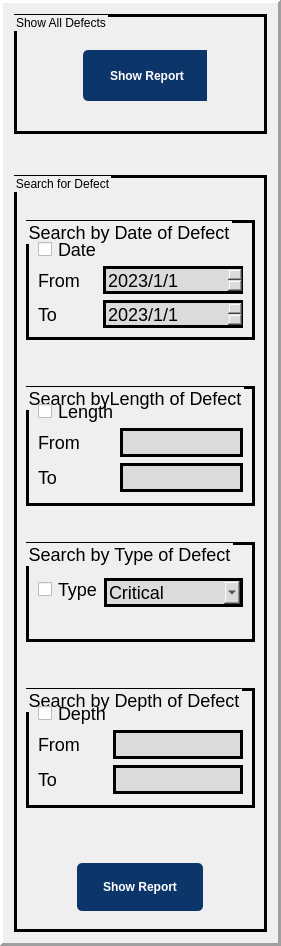
               <widget class="QFrame" name="frame_33">
                <property name="maximumSize">
                 <size>
                  <width>281</width>
                  <height>16777215</height>
                 </size>
                </property>
                <property name="frameShape">
                 <enum>QFrame::Panel</enum>
                </property>
                <property name="frameShadow">
                 <enum>QFrame::Raised</enum>
                </property>
                <property name="lineWidth">
                 <number>3</number>
                </property>
                <layout class="QVBoxLayout" name="verticalLayout_28">
                 <item>
                  <widget class="QGroupBox" name="groupBox_4">
                   <property name="minimumSize">
                    <size>
                     <width>0</width>
                     <height>120</height>
                    </size>
                   </property>
                   <property name="maximumSize">
                    <size>
                     <width>16777215</width>
                     <height>16777215</height>
                    </size>
                   </property>
                   <property name="layoutDirection">
                    <enum>Qt::LeftToRight</enum>
                   </property>
                   <property name="styleSheet">
                    <string notr="true">font: 18pt &quot;Mongolian Baiti&quot;;
border: 3px solid back</string>
                   </property>
                   <property name="title">
                    <string>Show All Defects</string>
                   </property>
                   <property name="flat">
                    <bool>true</bool>
                   </property>
                   <property name="checkable">
                    <bool>false</bool>
                   </property>
                   <property name="checked">
                    <bool>false</bool>
                   </property>
                   <layout class="QHBoxLayout" name="horizontalLayout_39">
                    <item>
                     <widget class="QFrame" name="frame_34">
                      <property name="minimumSize">
                       <size>
                        <width>133</width>
                        <height>69</height>
                       </size>
                      </property>
                      <property name="maximumSize">
                       <size>
                        <width>10</width>
                        <height>66</height>
                       </size>
                      </property>
                      <property name="styleSheet">
                       <string notr="true">border:no;
font: 12pt &quot;Mongolian Baiti&quot;;</string>
                      </property>
                      <property name="frameShape">
                       <enum>QFrame::Panel</enum>
                      </property>
                      <property name="frameShadow">
                       <enum>QFrame::Raised</enum>
                      </property>
                      <property name="lineWidth">
                       <number>3</number>
                      </property>
                      <layout class="QVBoxLayout" name="verticalLayout_29">
                       <item>
                        <widget class="QFrame" name="frame_36">
                         <property name="minimumSize">
                          <size>
                           <width>128</width>
                           <height>30</height>
                          </size>
                         </property>
                         <property name="maximumSize">
                          <size>
                           <width>126</width>
                           <height>124</height>
                          </size>
                         </property>
                         <property name="styleSheet">
                          <string notr="true">QFrame{
	background: #0C356A;
border-radius:5px;
}
</string>
                         </property>
                         <property name="frameShape">
                          <enum>QFrame::Box</enum>
                         </property>
                         <property name="frameShadow">
                          <enum>QFrame::Raised</enum>
                         </property>
                         <property name="lineWidth">
                          <number>3</number>
                         </property>
                         <layout class="QHBoxLayout" name="horizontalLayout_20">
                          <item>
                           <widget class="QPushButton" name="Report">
                            <property name="maximumSize">
                             <size>
                              <width>600</width>
                              <height>600</height>
                             </size>
                            </property>
                            <property name="cursor">
                             <cursorShape>PointingHandCursor</cursorShape>
                            </property>
                            <property name="toolTip">
                             <string>Show Report</string>
                            </property>
                            <property name="styleSheet">
                             <string notr="true">QPushButton{
	color: white;
    background-color:#0C356A;
	padding: 5px;
	font-size:12px;
	font-weight: bold;
	border-radius:7px;
background-color:transparent;
}

QPushButton:hover{
	background: #a3a3a3;
}

QPushButton:disabled {
    color: #8D8D8D;
}

QPushButton:pressed {
	background: rgb(0, 0, 0);
}</string>
                            </property>
                            <property name="text">
                             <string>Show Report</string>
                            </property>
                            <property name="icon">
                             <iconset>
                              <normaloff>../icons/details.png</normaloff>../icons/details.png</iconset>
                            </property>
                            <property name="iconSize">
                             <size>
                              <width>25</width>
                              <height>25</height>
                             </size>
                            </property>
                           </widget>
                          </item>
                         </layout>
                        </widget>
                       </item>
                      </layout>
                     </widget>
                    </item>
                   </layout>
                  </widget>
                 </item>
                 <item>
                  <spacer name="verticalSpacer_8">
                   <property name="orientation">
                    <enum>Qt::Vertical</enum>
                   </property>
                   <property name="sizeType">
                    <enum>QSizePolicy::Fixed</enum>
                   </property>
                   <property name="sizeHint" stdset="0">
                    <size>
                     <width>10</width>
                     <height>35</height>
                    </size>
                   </property>
                  </spacer>
                 </item>
                 <item>
                  <widget class="QGroupBox" name="groupBox_5">
                   <property name="minimumSize">
                    <size>
                     <width>0</width>
                     <height>0</height>
                    </size>
                   </property>
                   <property name="styleSheet">
                    <string notr="true">font: 18pt &quot;Mongolian Baiti&quot;;
border: 3px solid back</string>
                   </property>
                   <property name="title">
                    <string>Search for Defect</string>
                   </property>
                   <property name="flat">
                    <bool>true</bool>
                   </property>
                   <layout class="QVBoxLayout" name="verticalLayout_13">
                    <item>
                     <spacer name="verticalSpacer_5">
                      <property name="orientation">
                       <enum>Qt::Vertical</enum>
                      </property>
                      <property name="sizeType">
                       <enum>QSizePolicy::Fixed</enum>
                      </property>
                      <property name="sizeHint" stdset="0">
                       <size>
                        <width>20</width>
                        <height>23</height>
                       </size>
                      </property>
                     </spacer>
                    </item>
                    <item>
                     <widget class="QGroupBox" name="groupBox_10">
                      <property name="minimumSize">
                       <size>
                        <width>0</width>
                        <height>120</height>
                       </size>
                      </property>
                      <property name="maximumSize">
                       <size>
                        <width>16777215</width>
                        <height>100</height>
                       </size>
                      </property>
                      <property name="styleSheet">
                       <string notr="true">font-size:18px;
font: 12pt &quot;Mongolian Baiti&quot;;</string>
                      </property>
                      <property name="title">
                       <string>Search by Date of Defect</string>
                      </property>
                      <layout class="QHBoxLayout" name="horizontalLayout_61">
                       <item>
                        <layout class="QFormLayout" name="formLayout_4">
                         <item row="1" column="0">
                          <widget class="QCheckBox" name="checkBox_Date">
                           <property name="styleSheet">
                            <string notr="true">border:no</string>
                           </property>
                           <property name="text">
                            <string>Date</string>
                           </property>
                          </widget>
                         </item>
                         <item row="2" column="0">
                          <widget class="QLabel" name="label_43">
                           <property name="whatsThis">
                            <string>border:no</string>
                           </property>
                           <property name="styleSheet">
                            <string notr="true">border:no</string>
                           </property>
                           <property name="text">
                            <string>From</string>
                           </property>
                          </widget>
                         </item>
                         <item row="3" column="0">
                          <widget class="QLabel" name="label_45">
                           <property name="styleSheet">
                            <string notr="true">border:no</string>
                           </property>
                           <property name="text">
                            <string>To</string>
                           </property>
                          </widget>
                         </item>
                         <item row="0" column="0">
                          <spacer name="verticalSpacer_19">
                           <property name="orientation">
                            <enum>Qt::Vertical</enum>
                           </property>
                           <property name="sizeHint" stdset="0">
                            <size>
                             <width>20</width>
                             <height>20</height>
                            </size>
                           </property>
                          </spacer>
                         </item>
                         <item row="2" column="1">
                          <widget class="QDateEdit" name="lineEdit_Min_Date">
                           <property name="styleSheet">
                            <string notr="true">background-color :rgb(219, 219, 219);</string>
                           </property>
                           <property name="displayFormat">
                            <string>yyyy/M/d</string>
                           </property>
                           <property name="date">
                            <date>
                             <year>2023</year>
                             <month>1</month>
                             <day>1</day>
                            </date>
                           </property>
                          </widget>
                         </item>
                         <item row="3" column="1">
                          <widget class="QDateEdit" name="lineEdit_Max_Date">
                           <property name="styleSheet">
                            <string notr="true">background-color :rgb(219, 219, 219);</string>
                           </property>
                           <property name="maximumDate">
                            <date>
                             <year>9999</year>
                             <month>11</month>
                             <day>30</day>
                            </date>
                           </property>
                           <property name="maximumTime">
                            <time>
                             <hour>23</hour>
                             <minute>59</minute>
                             <second>59</second>
                            </time>
                           </property>
                           <property name="displayFormat">
                            <string>yyyy/M/d</string>
                           </property>
                           <property name="date">
                            <date>
                             <year>2023</year>
                             <month>1</month>
                             <day>1</day>
                            </date>
                           </property>
                          </widget>
                         </item>
                        </layout>
                       </item>
                      </layout>
                     </widget>
                    </item>
                    <item>
                     <spacer name="verticalSpacer_18">
                      <property name="orientation">
                       <enum>Qt::Vertical</enum>
                      </property>
                      <property name="sizeHint" stdset="0">
                       <size>
                        <width>20</width>
                        <height>40</height>
                       </size>
                      </property>
                     </spacer>
                    </item>
                    <item>
                     <widget class="QGroupBox" name="groupBox">
                      <property name="minimumSize">
                       <size>
                        <width>0</width>
                        <height>120</height>
                       </size>
                      </property>
                      <property name="maximumSize">
                       <size>
                        <width>400</width>
                        <height>100</height>
                       </size>
                      </property>
                      <property name="autoFillBackground">
                       <bool>false</bool>
                      </property>
                      <property name="styleSheet">
                       <string notr="true">font-size:18px;
font: 12pt &quot;Mongolian Baiti&quot;;</string>
                      </property>
                      <property name="title">
                       <string>Search byLength of Defect</string>
                      </property>
                      <property name="checkable">
                       <bool>false</bool>
                      </property>
                      <layout class="QHBoxLayout" name="horizontalLayout_38">
                       <item>
                        <layout class="QFormLayout" name="formLayout_2">
                         <property name="formAlignment">
                          <set>Qt::AlignCenter</set>
                         </property>
                         <item row="0" column="0">
                          <widget class="QCheckBox" name="checkBox_Length">
                           <property name="styleSheet">
                            <string notr="true">border: no</string>
                           </property>
                           <property name="text">
                            <string>Length</string>
                           </property>
                          </widget>
                         </item>
                         <item row="1" column="0">
                          <widget class="QLabel" name="label_36">
                           <property name="styleSheet">
                            <string notr="true">border:no</string>
                           </property>
                           <property name="text">
                            <string>From</string>
                           </property>
                          </widget>
                         </item>
                         <item row="2" column="0">
                          <widget class="QLabel" name="label_37">
                           <property name="styleSheet">
                            <string notr="true">border:no</string>
                           </property>
                           <property name="text">
                            <string>To</string>
                           </property>
                          </widget>
                         </item>
                         <item row="2" column="1">
                          <widget class="QLineEdit" name="lineEdit_Max_Length">
                           <property name="styleSheet">
                            <string notr="true">background-color :rgb(219, 219, 219);</string>
                           </property>
                          </widget>
                         </item>
                         <item row="1" column="1">
                          <widget class="QLineEdit" name="lineEdit_Min_Length">
                           <property name="styleSheet">
                            <string notr="true">background-color :rgb(219, 219, 219);</string>
                           </property>
                          </widget>
                         </item>
                        </layout>
                       </item>
                      </layout>
                     </widget>
                    </item>
                    <item>
                     <spacer name="verticalSpacer_7">
                      <property name="orientation">
                       <enum>Qt::Vertical</enum>
                      </property>
                      <property name="sizeHint" stdset="0">
                       <size>
                        <width>20</width>
                        <height>40</height>
                       </size>
                      </property>
                     </spacer>
                    </item>
                    <item>
                     <widget class="QGroupBox" name="groupBox_2">
                      <property name="minimumSize">
                       <size>
                        <width>0</width>
                        <height>100</height>
                       </size>
                      </property>
                      <property name="maximumSize">
                       <size>
                        <width>16777215</width>
                        <height>400</height>
                       </size>
                      </property>
                      <property name="styleSheet">
                       <string notr="true">font-size:18px;
font: 12pt &quot;Mongolian Baiti&quot;;</string>
                      </property>
                      <property name="title">
                       <string>Search by Type of Defect</string>
                      </property>
                      <layout class="QVBoxLayout" name="verticalLayout_11">
                       <item>
                        <layout class="QFormLayout" name="formLayout">
                         <property name="formAlignment">
                          <set>Qt::AlignCenter</set>
                         </property>
                         <item row="0" column="1">
                          <widget class="QComboBox" name="comboBox">
                           <property name="styleSheet">
                            <string notr="true">background-color :rgb(219, 219, 219);</string>
                           </property>
                           <item>
                            <property name="text">
                             <string>Critical</string>
                            </property>
                           </item>
                           <item>
                            <property name="text">
                             <string>Not Critical</string>
                            </property>
                           </item>
                          </widget>
                         </item>
                         <item row="0" column="0">
                          <widget class="QCheckBox" name="checkBox_Type">
                           <property name="styleSheet">
                            <string notr="true">border: no</string>
                           </property>
                           <property name="text">
                            <string>Type</string>
                           </property>
                          </widget>
                         </item>
                        </layout>
                       </item>
                      </layout>
                     </widget>
                    </item>
                    <item>
                     <spacer name="verticalSpacer_9">
                      <property name="orientation">
                       <enum>Qt::Vertical</enum>
                      </property>
                      <property name="sizeHint" stdset="0">
                       <size>
                        <width>20</width>
                        <height>40</height>
                       </size>
                      </property>
                     </spacer>
                    </item>
                    <item>
                     <widget class="QGroupBox" name="groupBox_3">
                      <property name="minimumSize">
                       <size>
                        <width>0</width>
                        <height>120</height>
                       </size>
                      </property>
                      <property name="maximumSize">
                       <size>
                        <width>16777215</width>
                        <height>400</height>
                       </size>
                      </property>
                      <property name="styleSheet">
                       <string notr="true">font-size:18px;
font: 12pt &quot;Mongolian Baiti&quot;;</string>
                      </property>
                      <property name="title">
                       <string>Search by Depth of Defect</string>
                      </property>
                      <layout class="QVBoxLayout" name="verticalLayout_12">
                       <item>
                        <layout class="QFormLayout" name="formLayout_3">
                         <property name="formAlignment">
                          <set>Qt::AlignCenter</set>
                         </property>
                         <item row="1" column="0">
                          <widget class="QLabel" name="label_31">
                           <property name="styleSheet">
                            <string notr="true">border:no</string>
                           </property>
                           <property name="text">
                            <string>From</string>
                           </property>
                          </widget>
                         </item>
                         <item row="2" column="0">
                          <widget class="QLabel" name="label_34">
                           <property name="styleSheet">
                            <string notr="true">border:no</string>
                           </property>
                           <property name="text">
                            <string>To</string>
                           </property>
                          </widget>
                         </item>
                         <item row="0" column="0">
                          <widget class="QCheckBox" name="checkBox_Depth">
                           <property name="styleSheet">
                            <string notr="true">border: no</string>
                           </property>
                           <property name="text">
                            <string>Depth</string>
                           </property>
                          </widget>
                         </item>
                         <item row="1" column="1">
                          <widget class="QLineEdit" name="lineEdit_Min_Depth">
                           <property name="styleSheet">
                            <string notr="true">background-color :rgb(219, 219, 219);</string>
                           </property>
                          </widget>
                         </item>
                         <item row="2" column="1">
                          <widget class="QLineEdit" name="lineEdit_Max_Depth">
                           <property name="styleSheet">
                            <string notr="true">background-color :rgb(219, 219, 219);</string>
                           </property>
                          </widget>
                         </item>
                        </layout>
                       </item>
                      </layout>
                     </widget>
                    </item>
                    <item>
                     <spacer name="verticalSpacer_3">
                      <property name="orientation">
                       <enum>Qt::Vertical</enum>
                      </property>
                      <property name="sizeHint" stdset="0">
                       <size>
                        <width>20</width>
                        <height>40</height>
                       </size>
                      </property>
                     </spacer>
                    </item>
                    <item>
                     <widget class="QFrame" name="frame_37">
                      <property name="minimumSize">
                       <size>
                        <width>131</width>
                        <height>66</height>
                       </size>
                      </property>
                      <property name="maximumSize">
                       <size>
                        <width>16777215</width>
                        <height>602</height>
                       </size>
                      </property>
                      <property name="styleSheet">
                       <string notr="true">border:no;
font: 12pt &quot;Mongolian Baiti&quot;;</string>
                      </property>
                      <property name="frameShape">
                       <enum>QFrame::StyledPanel</enum>
                      </property>
                      <property name="frameShadow">
                       <enum>QFrame::Raised</enum>
                      </property>
                      <layout class="QHBoxLayout" name="horizontalLayout_41">
                       <item>
                        <widget class="QFrame" name="frame_28">
                         <property name="maximumSize">
                          <size>
                           <width>126</width>
                           <height>100</height>
                          </size>
                         </property>
                         <property name="styleSheet">
                          <string notr="true">QFrame{
	background: #0C356A;
border-radius:5px;
}
</string>
                         </property>
                         <property name="frameShape">
                          <enum>QFrame::Box</enum>
                         </property>
                         <property name="frameShadow">
                          <enum>QFrame::Plain</enum>
                         </property>
                         <layout class="QHBoxLayout" name="horizontalLayout_40">
                          <item>
                           <widget class="QPushButton" name="Report_Filter">
                            <property name="toolTip">
                             <string>Show Report</string>
                            </property>
                            <property name="styleSheet">
                             <string notr="true">QPushButton{
	color: white;
    background-color:#0C356A;
	padding: 5px;
	font-size:12px;
	font-weight: bold;
	border-radius:7px;
background-color:transparent;
}

QPushButton:hover{
	background: #a3a3a3;
}

QPushButton:disabled {
    color: #8D8D8D;
}

QPushButton:pressed {
	background: rgb(0, 0, 0);
}</string>
                            </property>
                            <property name="text">
                             <string>Show Report</string>
                            </property>
                            <property name="icon">
                             <iconset>
                              <normaloff>../icons/details.png</normaloff>../icons/details.png</iconset>
                            </property>
                            <property name="iconSize">
                             <size>
                              <width>25</width>
                              <height>25</height>
                             </size>
                            </property>
                           </widget>
                          </item>
                         </layout>
                        </widget>
                       </item>
                      </layout>
                     </widget>
                    </item>
                   </layout>
                  </widget>
                 </item>
                </layout>
               </widget>
